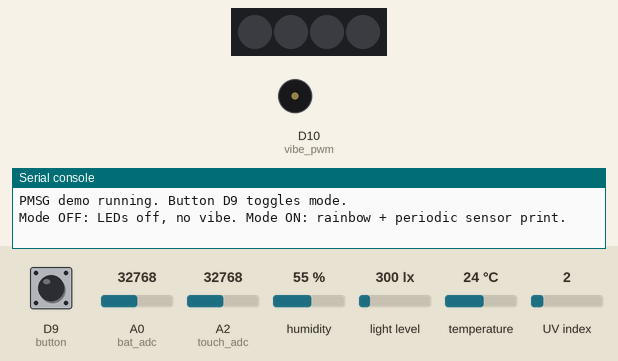
This program was run on a simulated CircuitPython board. Shown: 4 RGB LEDs in strip order, left to right, buzzer (waves = sounding), the last lines printed to the serial console. The test bench sets the inputs (shaded band); at power-on: D9 (button) HIGH, A0 (bat_adc) = 32768, A2 (touch_adc) = 32768, humidity 55 %, light level 300 lx, temperature 24 °C, UV index 2 (analog values on the 0–65535 scale). Dim RGB values are drawn brighter than linear.

Above: at 2.0 s.
2.1 s: D9 (button) pulled LOW for 0.15 s
At 3.18 s:
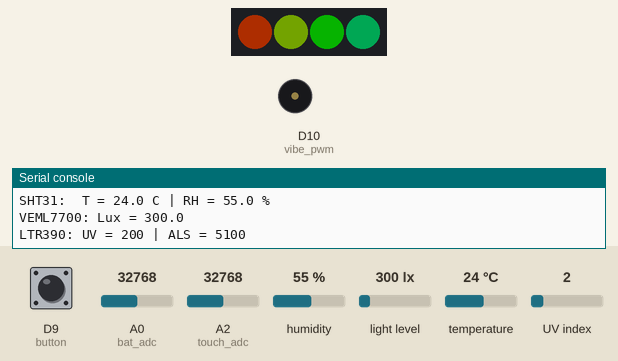
5.2 s: D9 (button) pulled LOW for 1 s
At 6.7 s:
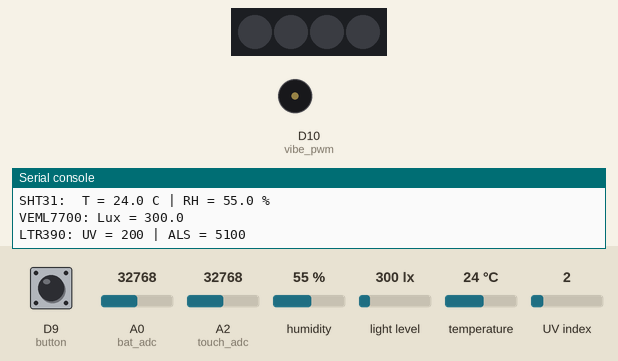
7.7 s: D9 (button) pulled LOW for 0.15 s
At 8.78 s:
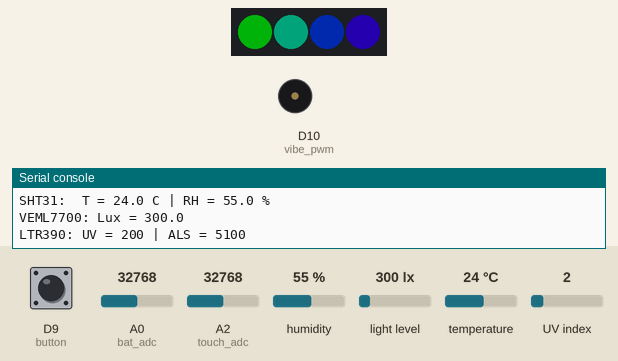
10.8 s: D9 (button) pulled LOW for 3.2 s
At 12.1 s:
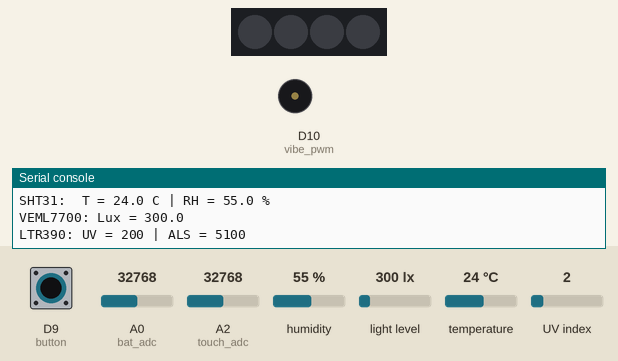
15.5 s: D9 (button) pulled LOW for 0.15 s
At 16.58 s:
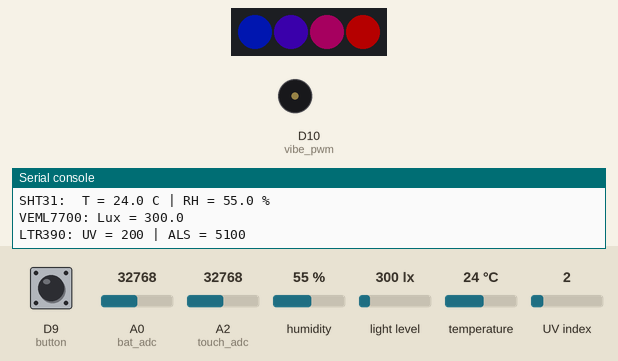
18.6 s: D9 (button) pulsed LOW 2 times (0.12 s each, 0.3 s apart)
At 19.98 s:
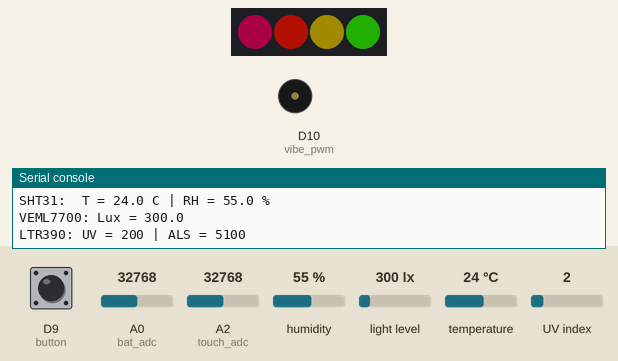
Timing chart, 0 to 27.2 s (numbered marks = the images above; inputs shaded):
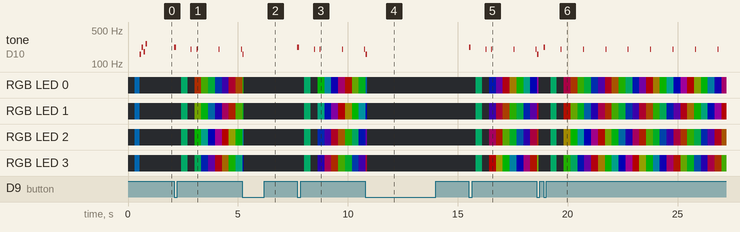

Measured:
- after the input at 2.1 s, tone on D10 (vibe_pwm): plays 220 Hz for 0.08 s, 200 Hz for 0.02 s, 200 Hz for 0.02 s, 200 Hz for 0.02 s, 200 Hz for 0.02 s, starting at once; RGB LED 0: off → RGB(0, 45, 27) after 0.32 s, → off 0.29 s later, → RGB(50, 13, 0) 0.32 s later, → RGB(18, 45, 0) 0.31 s later, … (9 changes in this stretch)
- after the input at 7.7 s, tone on D10 (vibe_pwm): plays 220 Hz for 0.08 s, 200 Hz for 0.02 s, 200 Hz for 0.02 s, 200 Hz for 0.02 s, 200 Hz for 0.02 s, starting at once; RGB LED 0: off → RGB(0, 45, 27) after 0.32 s, → off 0.29 s later, → RGB(0, 60, 3) 0.32 s later, → RGB(0, 29, 34) 0.31 s later, … (9 changes in this stretch)
- after the input at 15.5 s, tone on D10 (vibe_pwm): plays 220 Hz for 0.08 s, 200 Hz for 0.02 s, 200 Hz for 0.02 s, 200 Hz for 0.02 s, 200 Hz for 0.02 s, starting at once; RGB LED 0: off → RGB(0, 45, 27) after 0.32 s, → off 0.29 s later, → RGB(0, 7, 56) 0.32 s later, → RGB(24, 0, 39) 0.31 s later, … (9 changes in this stretch)

The program:

Pmsgv4Demo.py
```python
import time
import board
import busio
import digitalio
import pwmio
import analogio
import neopixel

# =========================
# PMSG PIN MAP *( Check PMSG version on you board and type MCU )
# =========================
# Vibration motor: D10 (PWM)
# NeoPixels (4x WS2812C-2020-V1): D1
# Push Button: D9
# Battery level ADC: A0
# Vibration/touch input test ADC: A2
# Touch input (ESP32-S3 only): D3 (optional)
# IR TX: D8 (optional)

# if this demo works have look at special PMSG LIB for Vibration motor and pmsg4pixeldisplay ect

PIXEL_PIN = board.D1
PIXEL_COUNT = 4
BUTTON_PIN = board.D9
VIBE_PIN = board.D10
BATTERY_ADC_PIN = board.A0
TOUCH_ADC_PIN = board.A2

BRIGHTNESS = 0.25  # safe-ish wearable brightness
I2C_SCAN_ON_BOOT = True

# =========================
# Helpers
# =========================
def clamp(v, lo, hi):
    return lo if v < lo else hi if v > hi else v

def wheel(pos):
    # simple rainbow helper (0-255)
    pos = 255 - (pos % 256)
    if pos < 85:
        return (255 - pos * 3, 0, pos * 3)
    if pos < 170:
        pos -= 85
        return (0, pos * 3, 255 - pos * 3)
    pos -= 170
    return (pos * 3, 255 - pos * 3, 0)

def set_pixels(pixels, color):
    for i in range(PIXEL_COUNT):
        pixels[i] = color
    pixels.show()

def pulse_pixels(pixels, base_color=(0, 150, 255), steps=25, delay=0.01):
    # quick breathe effect
    for s in range(steps):
        scale = s / (steps - 1)
        pixels.brightness = BRIGHTNESS * scale
        set_pixels(pixels, base_color)
        time.sleep(delay)
    for s in range(steps - 1, -1, -1):
        scale = s / (steps - 1)
        pixels.brightness = BRIGHTNESS * scale
        set_pixels(pixels, base_color)
        time.sleep(delay)
    pixels.brightness = BRIGHTNESS

def buzz(vibe_pwm, ms=80, duty=0.6, freq=180):
    # simple haptic buzz via PWM
    vibe_pwm.frequency = freq
    vibe_pwm.duty_cycle = int(clamp(duty, 0.0, 1.0) * 65535)
    time.sleep(ms / 1000.0)
    vibe_pwm.duty_cycle = 0

def buzz_tune(vibe_pwm):
    # tiny "tune" - change frequencies
    for f in (160, 220, 180, 260):
        buzz(vibe_pwm, ms=60, duty=0.55, freq=f)
        time.sleep(0.03)

def read_adc_percent(adc):
    # raw 0..65535
    return adc.value / 65535.0

def battery_voltage_estimate(adc_ratio, vref=3.3, divider_ratio=2.0):
    # If you have a 2:1 divider to ADC (common): Vbatt ≈ adc_ratio * vref * 2
    # Adjust divider_ratio to match your PCB.
    return adc_ratio * vref * divider_ratio

def battery_percent_from_voltage(v):
    # rough LiPo mapping (very approximate)
    # 3.2V ~ 0%, 4.2V ~ 100%
    return clamp((v - 3.2) / (4.2 - 3.2), 0.0, 1.0)

# =========================
# Setup: Pixels, Button, PWM, ADC
# =========================
pixels = neopixel.NeoPixel(
    PIXEL_PIN,
    PIXEL_COUNT,
    brightness=BRIGHTNESS,
    auto_write=False
)
set_pixels(pixels, (0, 0, 0))

button = digitalio.DigitalInOut(BUTTON_PIN)
button.direction = digitalio.Direction.INPUT
button.pull = digitalio.Pull.UP

vibe_pwm = pwmio.PWMOut(VIBE_PIN, frequency=180, duty_cycle=0)

bat_adc = analogio.AnalogIn(BATTERY_ADC_PIN)
touch_adc = analogio.AnalogIn(TOUCH_ADC_PIN)

# =========================
# Setup: I2C + Sensors (optional)
# =========================
i2c = busio.I2C(board.SCL, board.SDA, frequency=400000)

# wait for I2C to be ready
while not i2c.try_lock():
    time.sleep(0.01)

found = []
try:
    found = list(i2c.scan())
finally:
    i2c.unlock()

if I2C_SCAN_ON_BOOT:
    print("I2C devices found:", [hex(a) for a in found])

# Try importing sensor libs (skip if not present)
sht31 = None
veml = None
ltr = None
sgp41 = None

try:
    import adafruit_sht31d
    sht31 = adafruit_sht31d.SHT31D(i2c, address=0x44)
except Exception as e:
    print("SHT31 not available:", repr(e))

try:
    import adafruit_veml7700
    veml = adafruit_veml7700.VEML7700(i2c, address=0x10)
except Exception as e:
    print("VEML7700 not available:", repr(e))

try:
    import adafruit_ltr390
    ltr = adafruit_ltr390.LTR390(i2c, address=0x53)
except Exception as e:
    print("LTR390 not available:", repr(e))

# SGP41 note:
# - I2C address is 0x59 (fixed).  [oai_citation:2‡Sensirion AG](https://sensirion.com/resource/datasheet/sgp41?utm_source=chatgpt.com)
# - CircuitPython library may not be in the official bundle on all setups.
# If you do have a working SGP41 CP library, put it in /lib and adjust import below.
try:
    import adafruit_sgp41  # only works if you have this driver in CIRCUITPY/lib
    sgp41 = adafruit_sgp41.SGP41(i2c, address=0x59)
except Exception as e:
    print("SGP41 skipped (no CP driver found):", repr(e))

# =========================
# Main loop
# =========================
state = False
last_button = True
rainbow_offset = 0
last_print = 0.0

# boot feedback
pulse_pixels(pixels, (0, 150, 255))
buzz_tune(vibe_pwm)

print("PMSG demo running. Button D9 toggles mode.")
print("Mode OFF: LEDs off, no vibe. Mode ON: rainbow + periodic sensor print.")

while True:
    now = time.monotonic()

    # -------- Button edge detect --------
    cur = button.value
    if last_button and (not cur):  # falling edge (pressed)
        state = not state
        if state:
            buzz(vibe_pwm, ms=80, duty=0.6, freq=220)
            pulse_pixels(pixels, (0, 200, 120))
        else:
            buzz(vibe_pwm, ms=60, duty=0.5, freq=160)
            set_pixels(pixels, (0, 0, 0))
        time.sleep(0.15)  # debounce
    last_button = cur

    # -------- LED behavior --------
    if state:
        # rainbow animation
        for i in range(PIXEL_COUNT):
            pixels[i] = wheel(rainbow_offset + i * 32)
        pixels.show()
        rainbow_offset = (rainbow_offset + 3) % 256

    # -------- Periodic telemetry --------
    if state and (now - last_print) > 1.0:
        last_print = now

        bat_ratio = read_adc_percent(bat_adc)
        touch_ratio = read_adc_percent(touch_adc)

        # adjust divider_ratio if your PCB differs
        vbatt = battery_voltage_estimate(bat_ratio, vref=3.3, divider_ratio=2.0)
        bperc = battery_percent_from_voltage(vbatt) * 100.0

        print("\n--- PMSG Telemetry ---")
        print("Battery ADC ratio:", round(bat_ratio, 4))
        print("Battery est. V:", round(vbatt, 3), "V  (est.)")
        print("Battery est. %:", int(bperc), "%  (very rough)")
        print("Touch/Vibe test ADC ratio (A2):", round(touch_ratio, 4))

        if sht31:
            print("SHT31:  T =", round(sht31.temperature, 2), "C | RH =", round(sht31.relative_humidity, 2), "%")
        if veml:
            print("VEML7700: Lux =", round(veml.lux, 2))
        if ltr:
            # LTR390 provides UV and ALS channels
            print("LTR390: UV =", ltr.uvs, "| ALS =", ltr.light)
        if sgp41:
            # depends on driver API; leave as placeholder print
            print("SGP41: driver present (API depends on library).")

        # little haptic tick each print
        buzz(vibe_pwm, ms=20, duty=0.35, freq=200)

    time.sleep(0.02)
```
